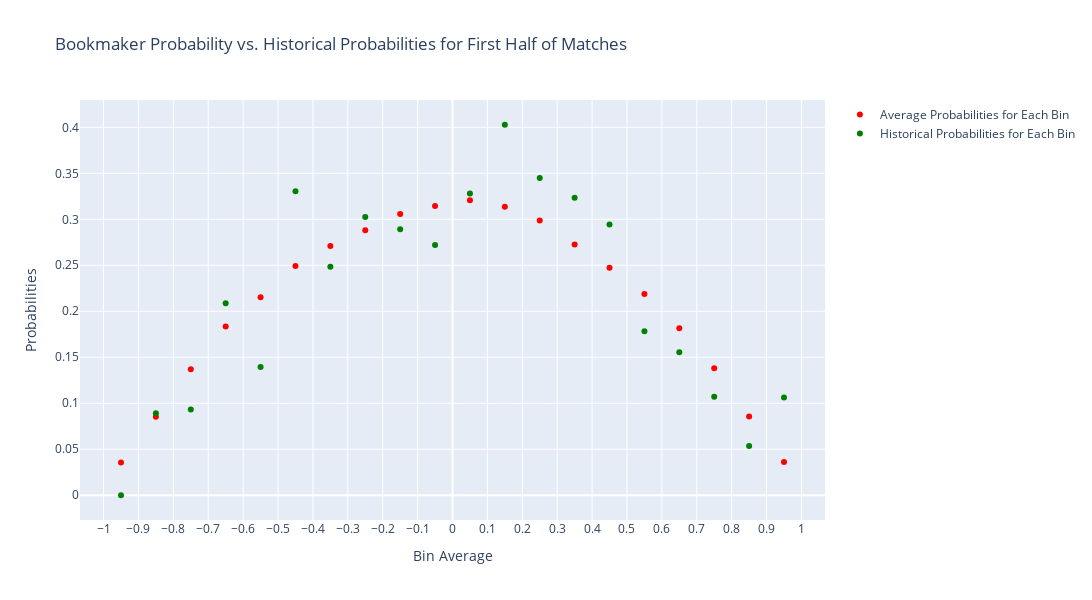
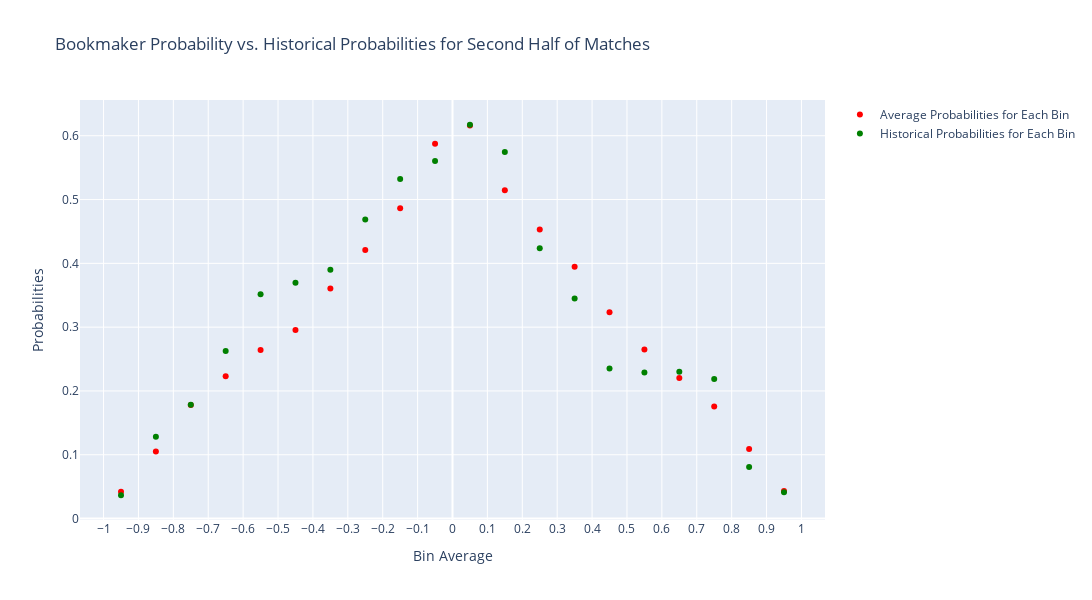

The code cell stored with these charts, in order, in its notebook:
### Code cell
def plot(data, half): 
    fig = go.Figure()
    fig.add_trace(go.Scatter(
            x=data['bin_average'],
            y=data['avrg_pr_draw_bm'],
            mode='markers',
            marker=dict(
                color='red'
            ),
            name="Average Probabilities for Each Bin",))

    fig.add_trace(go.Scatter(
            x=data['bin_average'],
            y=data['actual_draw_pr'],
            mode='markers',
            marker=dict(
                color='green'
            ),
            name="Historical Probabilities for Each Bin",))

    fig.update_xaxes(
        tickmode='array',
        tickvals=np.linspace(-1, 1, 21),
        title_text='Bin Average'
    )

    fig.update_layout(
        width=1200,
        height=600,
        title='Bookmaker Probability vs. Historical Probabilities for ' + half + ' Half of Matches',
        xaxis=dict(tickangle=0),
        yaxis=dict(title_text='Probabilities'),
    )
    fig.show()

plot(plotdf1, 'First')
plot(plotdf2, 'Second')

### Figure 1 — Plotly figure (JSON) as saved in the notebook; plotly's stock layout.template omitted (floating-point values rounded to 4 significant figures)
{"data": [{"marker": {"color": "red"}, "mode": "markers", "name": "Average Probabilities for Each Bin", "type": "scatter", "x": [-0.95, -0.85, -0.75, -0.65, -0.55, -0.45, -0.35, -0.25, -0.15, -0.05, 0.05, 0.15, 0.25, 0.35, 0.45, 0.55, 0.65, 0.75, 0.85, 0.95], "y": [0.03553, 0.0853, 0.1369, 0.1836, 0.2152, 0.2492, 0.271, 0.288, 0.3057, 0.3145, 0.3208, 0.3136, 0.2986, 0.2726, 0.2473, 0.2187, 0.1816, 0.1382, 0.08553, 0.03603]}, {"marker": {"color": "green"}, "mode": "markers", "name": "Historical Probabilities for Each Bin", "type": "scatter", "x": [-0.95, -0.85, -0.75, -0.65, -0.55, -0.45, -0.35, -0.25, -0.15, -0.05, 0.05, 0.15, 0.25, 0.35, 0.45, 0.55, 0.65, 0.75, 0.85, 0.95], "y": [0, 0.08913, 0.09314, 0.2088, 0.1394, 0.3304, 0.2485, 0.3024, 0.2892, 0.2722, 0.3281, 0.4028, 0.3449, 0.3233, 0.2945, 0.1783, 0.1555, 0.1072, 0.05344, 0.1062]}], "layout": {"height": 600, "title": {"text": "Bookmaker Probability vs. Historical Probabilities for First Half of Matches"}, "width": 1200, "xaxis": {"tickangle": 0, "tickmode": "array", "tickvals": [-1, -0.9, -0.8, -0.7, -0.6, -0.5, -0.4, -0.3, -0.2, -0.1, 0, 0.1, 0.2, 0.3, 0.4, 0.5, 0.6, 0.7, 0.8, 0.9, 1], "title": {"text": "Bin Average"}}, "yaxis": {"title": {"text": "Probabilities"}}}}

### Figure 2 — Plotly figure (JSON) as saved in the notebook; plotly's stock layout.template omitted (floating-point values rounded to 4 significant figures)
{"data": [{"marker": {"color": "red"}, "mode": "markers", "name": "Average Probabilities for Each Bin", "type": "scatter", "x": [-0.95, -0.85, -0.75, -0.65, -0.55, -0.45, -0.35, -0.25, -0.15, -0.05, 0.05, 0.15, 0.25, 0.35, 0.45, 0.55, 0.65, 0.75, 0.85, 0.95], "y": [0.04207, 0.1051, 0.178, 0.2232, 0.2641, 0.2955, 0.3607, 0.4209, 0.4864, 0.5875, 0.6159, 0.5147, 0.453, 0.3948, 0.3235, 0.2651, 0.2204, 0.1755, 0.1092, 0.04312]}, {"marker": {"color": "green"}, "mode": "markers", "name": "Historical Probabilities for Each Bin", "type": "scatter", "x": [-0.95, -0.85, -0.75, -0.65, -0.55, -0.45, -0.35, -0.25, -0.15, -0.05, 0.05, 0.15, 0.25, 0.35, 0.45, 0.55, 0.65, 0.75, 0.85, 0.95], "y": [0.03656, 0.1283, 0.1784, 0.2626, 0.3515, 0.3697, 0.3899, 0.4688, 0.532, 0.5604, 0.6172, 0.5746, 0.4236, 0.3449, 0.235, 0.2289, 0.2302, 0.2189, 0.08096, 0.04133]}], "layout": {"height": 600, "title": {"text": "Bookmaker Probability vs. Historical Probabilities for Second Half of Matches"}, "width": 1200, "xaxis": {"tickangle": 0, "tickmode": "array", "tickvals": [-1, -0.9, -0.8, -0.7, -0.6, -0.5, -0.4, -0.3, -0.2, -0.1, 0, 0.1, 0.2, 0.3, 0.4, 0.5, 0.6, 0.7, 0.8, 0.9, 1], "title": {"text": "Bin Average"}}, "yaxis": {"title": {"text": "Probabilities"}}}}
